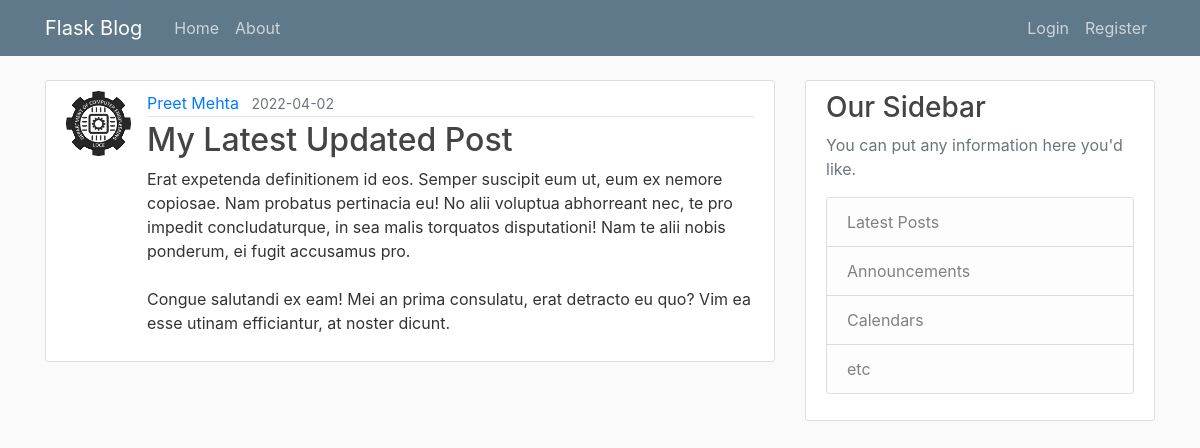
Screenshot of /post/23 with the database file from the repository.
### flaskblog/models.py (models this page shows, shortened)
class User(db.Model, UserMixin):
    id = db.Column(db.Integer, primary_key=True)
    username = db.Column(db.String(20), unique=True, nullable=False)
    email = db.Column(db.String(120), unique=True, nullable=False)
    img_file = db.Column(db.String(20), nullable=False, default="default.jpeg")
    password = db.Column(db.String(60), nullable=False)
    posts = db.relationship("Post", backref="author", lazy=True)

class Post(db.Model):
    id = db.Column(db.Integer, primary_key=True)
    title = db.Column(db.String(100), nullable=False)
    date = db.Column(db.DateTime, nullable=False, default=datetime.utcnow)
    content = db.Column(db.Text, nullable=False)
    user_id = db.Column(db.Integer, db.ForeignKey("user.id"), nullable=False)

### flaskblog/posts/routes.py (the view)
@posts.route("/post/<int:post_id>")
def post(post_id):
    current_post = Post.query.get_or_404(post_id)
    return render_template("post.html", title=current_post.title, post=current_post)

### flaskblog/templates/post.html (shortened to what this page needs)
{% extends "layout.html" %}
{% block content %}
    <article class="media content-section">
        <img src="{{ url_for('static', filename='profile_pics/' + post.author.img_file) }}" alt="profile picture"
             class="rounded-circle article-img">
        <div class="media-body">
            <div class="article-metadata">
                <a class="mr-2"
                   href="{{ url_for("users.user_posts", username=post.author.username) }}">{{ post.author.username }}</a>
                <small class="text-muted">{{ post.date.strftime("%Y-%m-%d") }}</small>
            </div>
            <h2 class="article-title">{{ post.title }}</h2>
            <p class="article-content">{{ post.content }}</p>
        </div>
    </article>
{% endblock content %}

### flaskblog/static/main.css (style rules this page uses)
body { background: #fafafa; color: #333333; margin-top: 5rem; }
h1, h2, h3, h4, h5, h6 { color: #444444; }
.content-section { background: #ffffff; padding: 10px 20px; border: 1px solid #dddddd; border-radius: 3px; margin-bottom: 20px; }
.article-title { color: #444444; }
.article-content { white-space: pre-line; }
.article-img { height: 65px; width: 65px; margin-right: 16px; }
.article-metadata { padding-bottom: 1px; margin-bottom: 4px; border-bottom: 1px solid #e3e3e3; }

### rows the page displays
User: img_file (picture), author.username "Preet Mehta"
Post: date "2022-04-02", title "My Latest Updated Post", content "Erat expetenda definitionem id eos. Semper suscipit eum ut, eum ex nemore copiosae. Nam probatus pertinacia eu! No alii voluptua abhorreant nec, te pro impedit concludaturque, in sea malis torquatos disputationi! Nam te alii nobis ponderum, ei fugit accusamus pro. Congue salutandi ex eam! Mei an prima consulatu, erat detracto eu quo? Vim ea esse utinam efficiantur, at noster dicunt."
